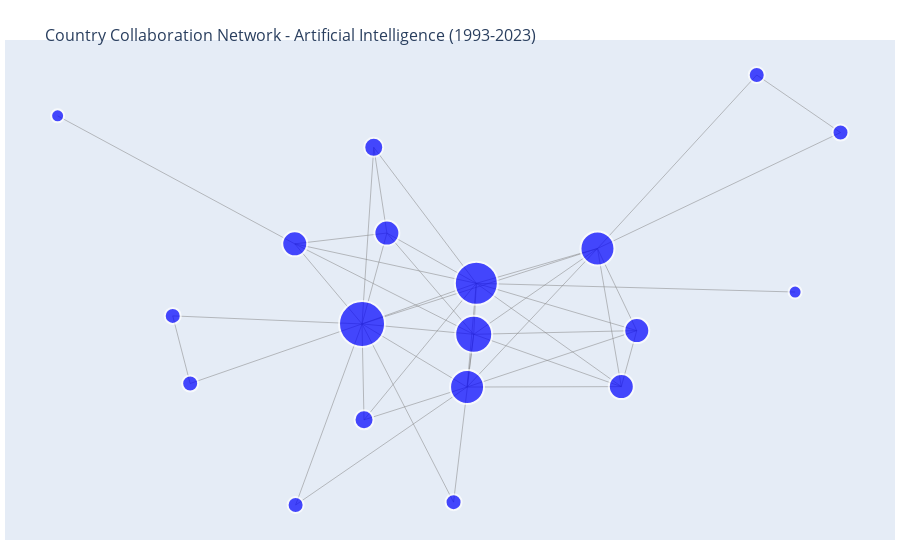

Notebook code cell kept with this figure:
### Code cell
import networkx as nx
import pandas as pd
import plotly.graph_objects as go
from itertools import combinations
from collections import Counter

# Load data
df = pd.read_csv("Grant - OpenAlex/openalex_combined_dataset.csv")

# Filter dataset
selected_topic = "Artificial Intelligence"
selected_years = [1993, 2023]
filtered_df = df[(df['Topic'] == selected_topic) & (df['Year'] >= selected_years[0]) & (df['Year'] <= selected_years[1])]

# Generate country pairs
country_edges = []
for _, row in filtered_df.iterrows():
    countries = list(set(row['Institution Country'].split(', ')))
    country_edges += list(combinations(countries, 2))

# Count country collaborations
country_pairs = Counter(country_edges)

# Build the network graph
G_country = nx.Graph()
for pair, weight in country_pairs.items():
    G_country.add_edge(pair[0], pair[1], weight=weight)

# Get positions for visualization
pos_country = nx.spring_layout(G_country, seed=42)

# Extract edge positions
edge_x = []
edge_y = []
for edge in G_country.edges():
    x0, y0 = pos_country[edge[0]]
    x1, y1 = pos_country[edge[1]]
    edge_x.extend([x0, x1, None])
    edge_y.extend([y0, y1, None])

# Extract node positions and sizes
node_x = []
node_y = []
node_size = []
node_text = []
for node in G_country.nodes():
    x, y = pos_country[node]
    node_x.append(x)
    node_y.append(y)
    node_size.append(10 + 3 * G_country.degree(node))
    collaborations = sum(d['weight'] for _, _, d in G_country.edges(node, data=True))
    node_text.append(f"{node}<br>Collaborations: {collaborations}<br>Degree: {G_country.degree(node)}")

# Create edge trace
edge_trace = go.Scatter(
    x=edge_x, y=edge_y,
    line=dict(width=0.5, color="gray"),
    hoverinfo="none",
    mode="lines"
)

# Create node trace
node_trace = go.Scatter(
    x=node_x, y=node_y,
    mode="markers",
    marker=dict(
        size=node_size,
        color="blue",
        line_width=2
    ),
    hoverinfo="text",
    text=node_text
)

# Create figure
fig = go.Figure(
    data=[edge_trace, node_trace],
    layout=go.Layout(
        title=dict(
            text=f"<br>Country Collaboration Network - {selected_topic} ({selected_years[0]}-{selected_years[1]})",
            font=dict(size=16)
        ),
        showlegend=False,
        hovermode='closest',
        margin=dict(b=20, l=5, r=5, t=40),

        xaxis=dict(showgrid=False, zeroline=False, showticklabels=False),
        yaxis=dict(showgrid=False, zeroline=False, showticklabels=False)
    )
)

# Show plot
fig.show()

### Figure 1 — Plotly figure (JSON) as saved in the notebook; plotly's stock layout.template omitted (floating-point values rounded to 4 significant figures; data arrays with more than 128 entries replaced by an {"elided": "..."} marker saying what was removed)
{"data": [{"hoverinfo": "none", "line": {"color": "gray", "width": 0.5}, "mode": "lines", "type": "scatter", "x": {"elided": "132 float values"}, "y": {"elided": "132 float values"}}, {"hoverinfo": "text", "marker": {"color": "blue", "line": {"width": 2}, "size": [46, 25, 37, 25, 43, 19, 16, 16, 16, 25, 34, 34, 25, 13, 13, 19, 16, 16, 16]}, "mode": "markers", "text": ["US<br>Collaborations: 31<br>Degree: 12", "CA<br>Collaborations: 9<br>Degree: 5", "JP<br>Collaborations: 12<br>Degree: 9", "FR<br>Collaborations: 8<br>Degree: 5", "DE<br>Collaborations: 17<br>Degree: 11", "CH<br>Collaborations: 3<br>Degree: 3", "SA<br>Collaborations: 2<br>Degree: 2", "CN<br>Collaborations: 4<br>Degree: 2", "IL<br>Collaborations: 4<br>Degree: 2", "KR<br>Collaborations: 5<br>Degree: 5", "GB<br>Collaborations: 11<br>Degree: 8", "SE<br>Collaborations: 9<br>Degree: 8", "AT<br>Collaborations: 5<br>Degree: 5", "IN<br>Collaborations: 1<br>Degree: 1", "NL<br>Collaborations: 1<br>Degree: 1", "AU<br>Collaborations: 4<br>Degree: 3", "FI<br>Collaborations: 2<br>Degree: 2", "IT<br>Collaborations: 2<br>Degree: 2", "BE<br>Collaborations: 2<br>Degree: 2"], "type": "scatter", "x": [-0.231, -0.401, 0.05112, -0.1683, 0.05767, -0.2014, 0.000219, -0.6652, -0.7092, 0.4631, 0.0343, 0.3637, 0.424, -1, 0.863, -0.226, 0.7661, 0.9777, -0.3988], "y": [-0.09039, 0.1878, -0.1264, 0.2252, 0.05068, 0.5227, -0.7092, -0.2972, -0.06241, -0.1135, -0.3094, 0.1715, -0.308, 0.6321, 0.02048, -0.4233, 0.774, 0.5742, -0.719]}], "layout": {"hovermode": "closest", "margin": {"b": 20, "l": 5, "r": 5, "t": 40}, "showlegend": false, "title": {"font": {"size": 16}, "text": "<br>Country Collaboration Network - Artificial Intelligence (1993-2023)"}, "xaxis": {"showgrid": false, "showticklabels": false, "zeroline": false}, "yaxis": {"showgrid": false, "showticklabels": false, "zeroline": false}}}
